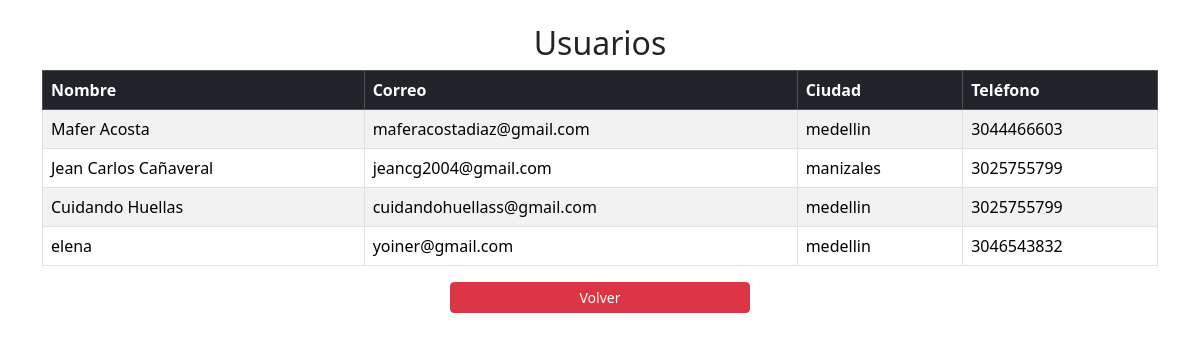
The page /listar_usuarios/ on the database as committed earlier.
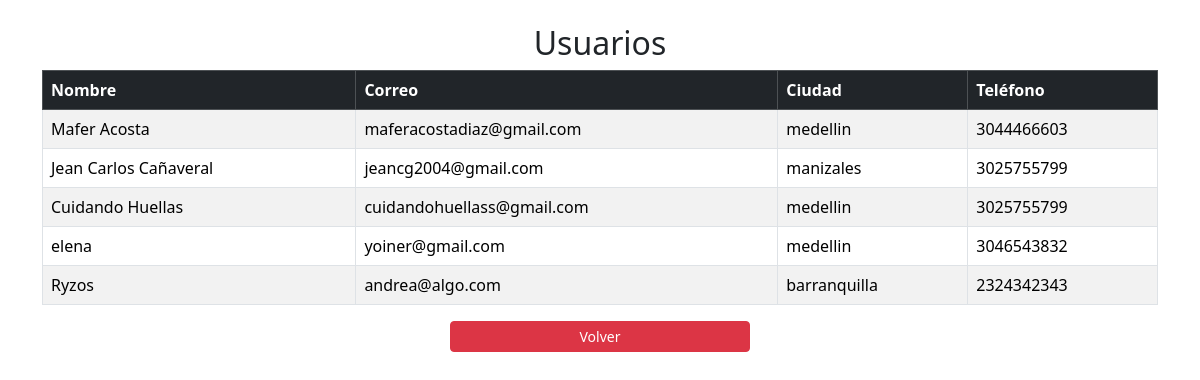
The same page on the database as committed later.
### cuidandoHuellas/models.py (models this page shows, shortened)
class Usuario(models.Model):
    nombre_completo = models.CharField(max_length=100)
    ciudad = models.CharField(max_length=100)
    telefono = models.PositiveIntegerField()
    correo = models.CharField(max_length=254)
    contraseña = models.CharField(max_length=254)
    ROLES = (
        (1, "Admin"),
        (2, "Usuario"),
        (3, "Empleado")
    )
    rol = models.IntegerField(choices=ROLES, default=2)

### cuidandoHuellas/views.py (the view)
# urls.py: path('listar_usuarios/',views.listar_usuarios, name="listar_usuarios"),
def listar_usuarios(request):
    list_usuarios = Usuario.objects.all()
    contexto = {"dato": list_usuarios}
    return render(request, 'administrador/usuarios/listar_usuarios.html', contexto)

### cuidandoHuellas/templates/administrador/usuarios/listar_usuarios.html
{% load static %}
<link rel="stylesheet" href="{% static 'css/bootstrap.min.css' %}">
<div class="container mt-4">
  <h2 class="text-center">Usuarios</h2>
  <table class="table table-striped table-bordered table-hover">
    <thead class="table-dark">
        <tr>
            <th>Nombre</th>
            <th>Correo</th>
            <th>Ciudad</th>
            <th>Teléfono</th>
        </tr>
    </thead>
    <tbody>
        {% for datos in dato %}
        <tr>
            <td>{{ datos.nombre_completo }}</td>
            <td>{{ datos.correo }}</td>
            <td>{{ datos.ciudad }}</td>
            <td>{{ datos.telefono }}</td>
        </tr>
        {% endfor %}
    </tbody>
</table>
</div>
    <a href="{% url 'pagina_administrador' %}" class="btn btn-danger btn-sm d-block w-25 mx-auto"> Volver</a>

Rows that differ between the two databases and show on the page:
added Usuario: nombre_completo "Ryzos", correo "andrea@algo.com", ciudad "barranquilla", telefono "2324342343"
